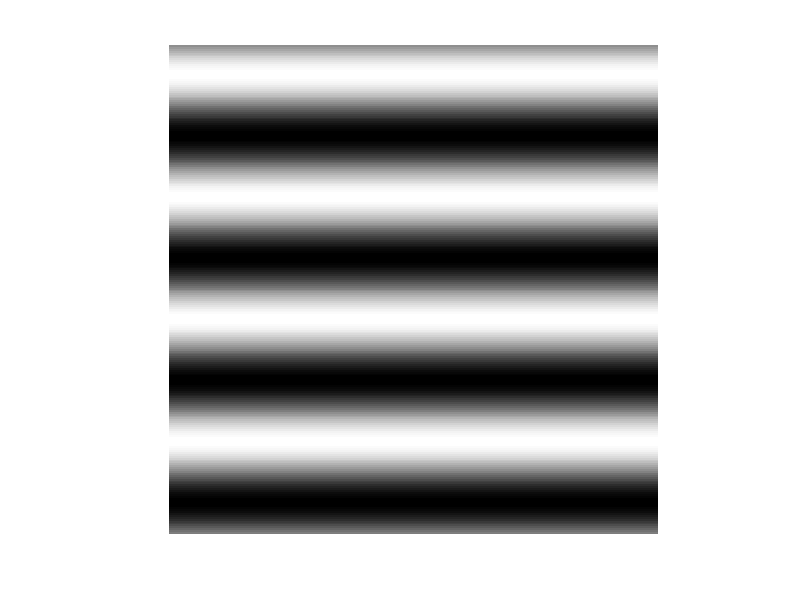

Write MATLAB code to recreate this figure.
close all;

result = zeros(256,256);
[H, W] = size(result);
for y = 1:H
    for x = 1:W
        result(x,y) = sin(2 * pi / (256 / 4) * x) + 1;
    end
end
imshow(result,[0 2]);